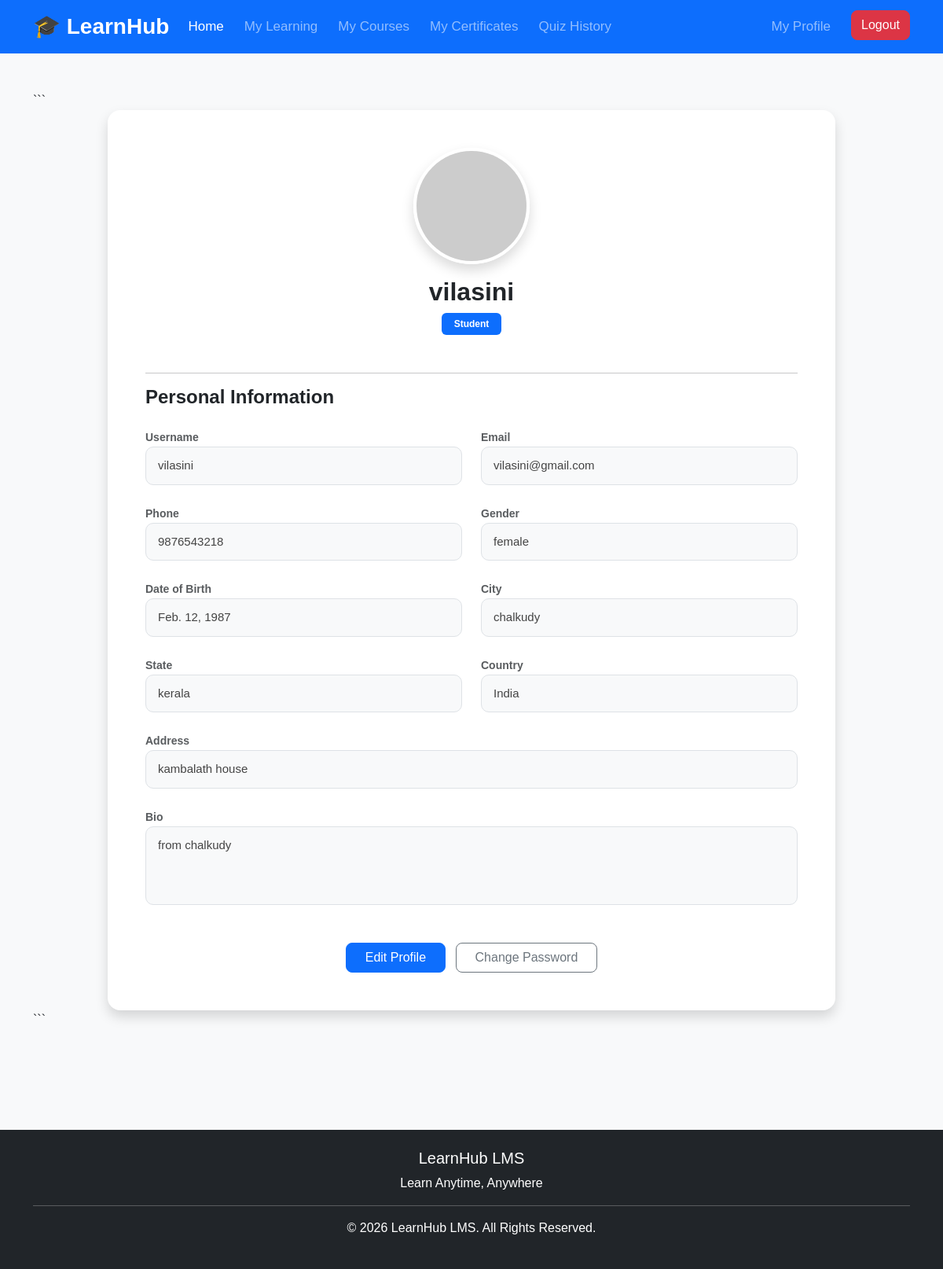
The app's page /profile/ (signed in) with its own data.
### accounts/models.py (models this page shows, shortened)
class Profile(models.Model):
    user = models.OneToOneField(
        User,
        on_delete=models.CASCADE
    )
    role = models.CharField(
        max_length=10,
        choices=ROLE_CHOICES
    )
    phone = models.CharField(
        max_length=15,
        blank=True
    )
    gender = models.CharField(
        max_length=10,
        choices=GENDER_CHOICES,
        blank=True
    )
    date_of_birth = models.DateField(
        null=True,
        blank=True
    )
    address = models.TextField(
        blank=True
    )
    city = models.CharField(
        max_length=100,
        blank=True
    )
    state = models.CharField(
        max_length=100,
        blank=True
    )
    country = models.CharField(
        max_length=100,
        default="India"
    )
    profile_image = models.ImageField(
        upload_to="profiles/",
        blank=True,
        null=True
    )
    bio = models.TextField(
        blank=True
    )
    created_at = models.DateTimeField(
        auto_now_add=True
    )
    updated_at = models.DateTimeField(
        auto_now=True
    )
    is_teacher_approved = models.BooleanField(default=False)

### accounts/views.py (the view)
@login_required
def profile(request):
    profile = Profile.objects.get(
        user=request.user
    )
    return render(
        request,
        "accounts/profile.html",
        {
            "profile": profile
        }
    )

### templates/accounts/profile.html (shortened to what this page needs)
{% extends 'base.html' %}
{% block content %}
<div class="container py-5">
```
<div class="row justify-content-center">
    <div class="col-lg-10">
        <div class="card shadow border-0 rounded-4">
            <div class="card-body p-5">
                <div class="text-center mb-5">
                    {% if profile.profile_image %}
                    <img
                        src="{{ profile.profile_image.url }}"
                        class="rounded-circle shadow"
                        width="140"
                        height="140"
                        style="object-fit:cover;">
                    {% else %}
                    <img
                        src="https://via.placeholder.com/140"
                        class="rounded-circle shadow">
                    {% endif %}
                    <h2 class="mt-3 fw-bold">
                        {{ profile.user.username }}
                    </h2>
                    <span class="badge bg-primary px-3 py-2">
                        {{ profile.role|title }}
                    </span>
                </div>
                <hr>
                <h4 class="fw-bold mb-4">
                    Personal Information
                </h4>
                <div class="row">
                    <div class="col-md-6 mb-4">
                        <label class="text-muted small">
                            Username
                        </label>
                        <div class="info-box">
                            {{ profile.user.username }}
                        </div>
                    </div>
                    <div class="col-md-6 mb-4">
                        <label class="text-muted small">
                            Email
                        </label>
                        <div class="info-box">
                            {{ profile.user.email }}
                        </div>
                    </div>
                    <div class="col-md-6 mb-4">
                        <label class="text-muted small">
                            Phone
                        </label>
                        <div class="info-box">
                            {{ profile.phone }}
                        </div>
                    </div>
                    <div class="col-md-6 mb-4">
                        <label class="text-muted small">
                            Gender
                        </label>
                        <div class="info-box">
                            {{ profile.gender }}
                        </div>
                    </div>
                    <div class="col-md-6 mb-4">
                        <label class="text-muted small">
                            Date of Birth
                        </label>
                        <div class="info-box">
                            {{ profile.date_of_birth }}
                        </div>
                    </div>
                    <div class="col-md-6 mb-4">
                        <label class="text-muted small">
                            City
                        </label>
                        <div class="info-box">
                            {{ profile.city }}
                        </div>
                    </div>
                    <div class="col-md-6 mb-4">
                        <label class="text-muted small">
                            State
                        </label>
                        <div class="info-box">
                            {{ profile.state }}
                        </div>
                    </div>
                    <div class="col-md-6 mb-4">
                        <label class="text-muted small">
                            Country
                        </label>
                        <div class="info-box">
                            {{ profile.country }}
                        </div>
                    </div>
                    <div class="col-12 mb-4">
                        <label class="text-muted small">
                            Address
                        </label>
                        <div class="info-box">
                            {{ profile.address }}
                        </div>
                    </div>
                    <div class="col-12">
                        <label class="text-muted small">
                            Bio
                        </label>
                        <div class="info-box" style="min-height:100px;">
                            {{ profile.bio }}
                        </div>
                    </div>
                </div>
                <div class="text-center mt-5">
                    <a href="{% url 'edit_profile' %}"
                       class="btn btn-primary px-4">
                        Edit Profile
                    </a>
                    <a href="{% url 'change_password' %}"
                       class="btn btn-outline-secondary px-4 ms-2">
                        Change Password
                    </a>
                </div>
            </div>
        </div>
    </div>
</div>
```
</div>
{% endblock %}

### static/css/style.css (style rules this page uses)
body { font-family: Arial, sans-serif; background-color: #f8f9fa; }
.card { border:none; border-radius:15px; transition:0.3s; box-shadow:0 5px 15px rgba(0,0,0,.1); }
html, body { height:100%; }
body { background:#f8f9fa; }
.info-box { background:#f8f9fa; border:1px solid #dee2e6; border-radius:10px; padding:12px 15px; font-size:15px; color:#444; }
.card { border-radius:18px; }
.rounded-circle { border:4px solid #ffffff; }
label { font-weight:600; }
.btn { border-radius:8px; }

### records on screen
Profile: user.username "vilasini", role "Student", user.email "vilasini@gmail.com", phone "9876543218", gender "female", date_of_birth "Feb. 12, 1987", city "chalkudy", state "kerala", country "India", address "kambalath house", bio "from chalkudy"
